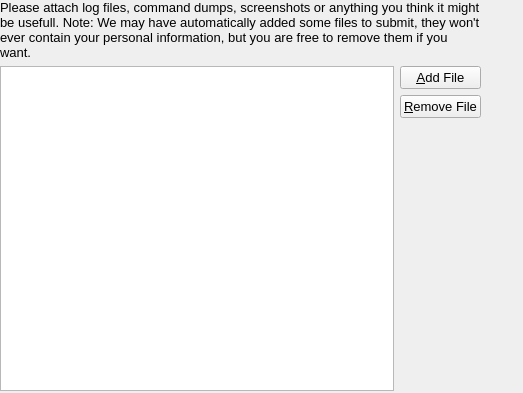
<?xml version="1.0" encoding="UTF-8"?>
<ui version="4.0">
 <class>bugWidget</class>
 <widget class="QWidget" name="bugWidget">
  <property name="geometry">
   <rect>
    <x>0</x>
    <y>0</y>
    <width>523</width>
    <height>393</height>
   </rect>
  </property>
  <property name="font">
   <font>
    <pointsize>6</pointsize>
   </font>
  </property>
  <property name="windowTitle">
   <string>Attachments</string>
  </property>
  <property name="styleSheet">
   <string notr="true"/>
  </property>
  <widget class="QLabel" name="pixKaptanLogo">
   <property name="geometry">
    <rect>
     <x>610</x>
     <y>4</y>
     <width>16</width>
     <height>16</height>
    </rect>
   </property>
   <property name="frameShadow">
    <enum>QFrame::Raised</enum>
   </property>
   <property name="text">
    <string/>
   </property>
   <property name="wordWrap">
    <bool>true</bool>
   </property>
  </widget>
  <widget class="QWidget" name="horizontalLayoutWidget">
   <property name="geometry">
    <rect>
     <x>0</x>
     <y>0</y>
     <width>521</width>
     <height>391</height>
    </rect>
   </property>
   <layout class="QHBoxLayout" name="horizontalLayout">
    <item>
     <layout class="QVBoxLayout" name="verticalLayout">
      <item>
       <widget class="QLabel" name="label">
        <property name="font">
         <font>
          <pointsize>10</pointsize>
         </font>
        </property>
        <property name="text">
         <string>Please attach log files, command dumps, screenshots or anything you think it might be usefull. Note: We may have automatically added some files to submit, they won't ever contain your personal information, but you are free to remove them if you want.</string>
        </property>
        <property name="wordWrap">
         <bool>true</bool>
        </property>
       </widget>
      </item>
      <item>
       <layout class="QHBoxLayout" name="horizontalLayout_2">
        <item>
         <widget class="QListView" name="filelist">
          <property name="font">
           <font>
            <pointsize>10</pointsize>
           </font>
          </property>
          <property name="wordWrap">
           <bool>true</bool>
          </property>
         </widget>
        </item>
        <item>
         <layout class="QVBoxLayout" name="verticalLayout_2">
          <item>
           <widget class="QPushButton" name="addButton">
            <property name="font">
             <font>
              <pointsize>10</pointsize>
             </font>
            </property>
            <property name="text">
             <string>&amp;Add File</string>
            </property>
           </widget>
          </item>
          <item>
           <widget class="QPushButton" name="removeButton">
            <property name="font">
             <font>
              <pointsize>10</pointsize>
             </font>
            </property>
            <property name="text">
             <string>&amp;Remove File</string>
            </property>
           </widget>
          </item>
          <item>
           <spacer name="verticalSpacer">
            <property name="orientation">
             <enum>Qt::Vertical</enum>
            </property>
            <property name="sizeHint" stdset="0">
             <size>
              <width>20</width>
              <height>40</height>
             </size>
            </property>
           </spacer>
          </item>
         </layout>
        </item>
       </layout>
      </item>
     </layout>
    </item>
    <item>
     <spacer name="horizontalSpacer">
      <property name="orientation">
       <enum>Qt::Horizontal</enum>
      </property>
      <property name="sizeType">
       <enum>QSizePolicy::Minimum</enum>
      </property>
      <property name="sizeHint" stdset="0">
       <size>
        <width>40</width>
        <height>20</height>
       </size>
      </property>
     </spacer>
    </item>
   </layout>
  </widget>
 </widget>
 <resources/>
 <connections/>
</ui>
